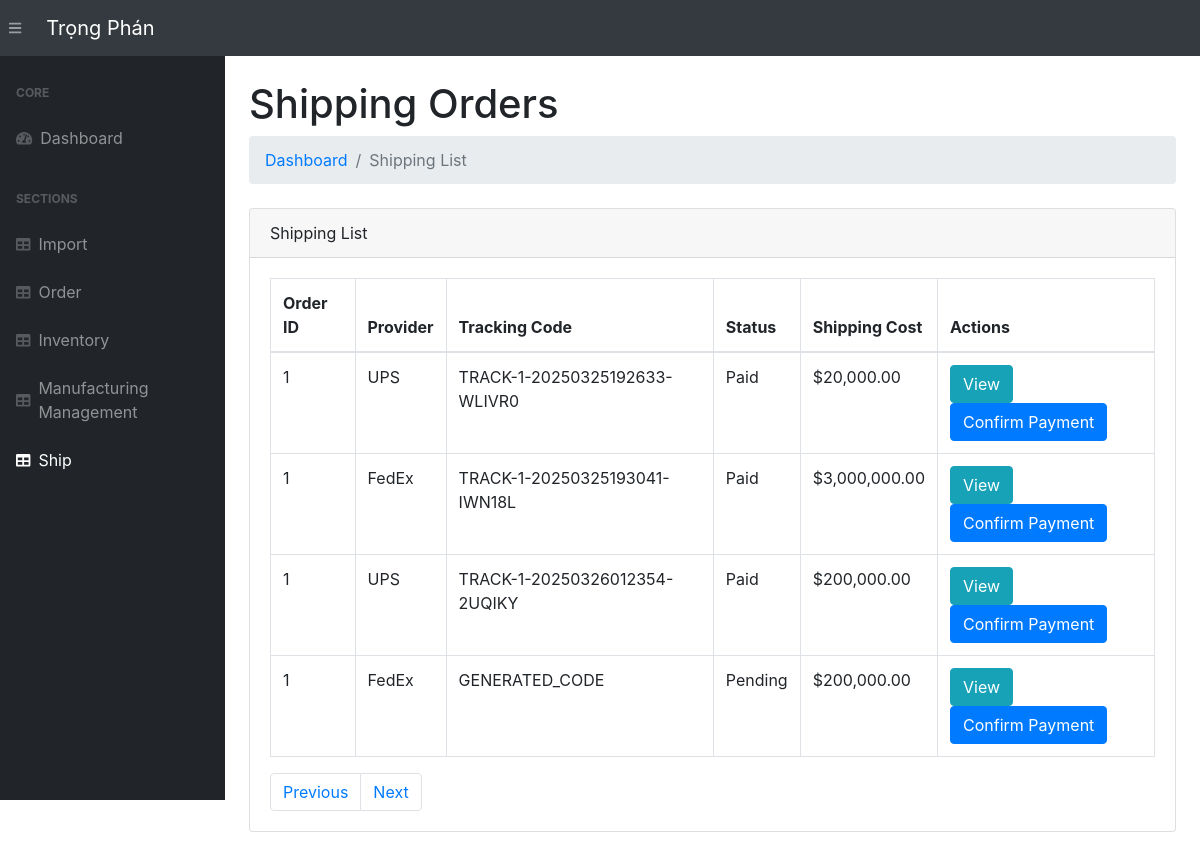
The app's page /shipping-list/, older data.
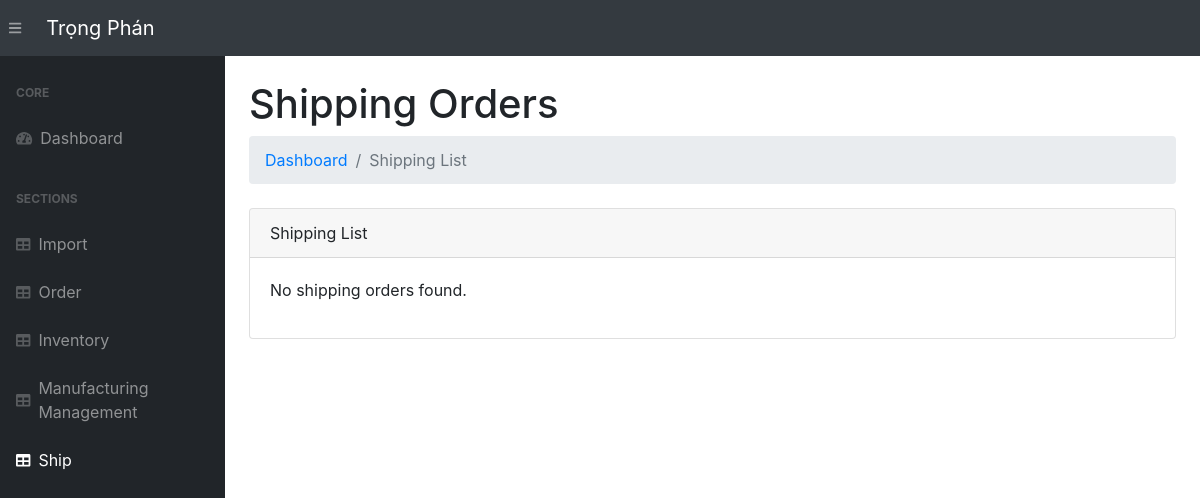
The same page, newer data.
### app.py (models this page shows, shortened)
class Shipping(db.Model):
    __tablename__ = 'shipping'
    shipping_id = db.Column(db.Integer, primary_key=True)
    order_id = db.Column(db.Integer, db.ForeignKey('orders.order_id'))
    tracking_code = db.Column(db.String(255), unique=True)
    provider = db.Column(db.String(255), nullable=False)
    shipping_cost = db.Column(db.Numeric(10, 2), nullable=False)
    shipping_status = db.Column(db.String(50), default='Pending')  # Status: Pending, Shipped, Delivered
    shipment_time = db.Column(db.DateTime, default=vietnam_now)
    order = db.relationship('Order', backref='shipping_details')

### app.py (the view)
@app.route('/shipping-list/', methods=["GET"])
def shipping_list():
    page = request.args.get('page', 1, type=int)
    shippings = Shipping.query.paginate(page=page, per_page=10)
    return render_template('shipping-list.html', shippings=shippings)

### app.py (called while the page is built)
@app.template_filter('format_price')
def format_price(value):
    return "${:,.2f}".format(value)

### templates/shipping-list.html (shortened to what this page needs)
{% extends 'base.html' %}
{% block content %}
<main>
    <div class="container-fluid">
        <h1 class="mt-4">Shipping Orders</h1>
        <ol class="breadcrumb mb-4">
            <li class="breadcrumb-item"><a href="/">Dashboard</a></li>
            <li class="breadcrumb-item active">Shipping List</li>
        </ol>
        <div class="card mb-4">
            <div class="card-header">Shipping List</div>
            <div class="card-body">
                <div class="table-responsive">
                    {% if shippings.items %}
                        <table class="table table-bordered" id="dataTable" width="100%" cellspacing="0">
                            <thead>
                                <tr>
                                    <th>Order ID</th>
                                    <th>Provider</th>
                                    <th>Tracking Code</th>
                                    <th>Status</th>
                                    <th>Shipping Cost</th>
                                    <th>Actions</th>
                                </tr>
                            </thead>
                            <tbody>
                                {% for shipping in shippings.items %}
                                    <tr>
                                        <td>{{ shipping.order_id }}</td>
                                        <td>{{ shipping.provider }}</td>
                                        <td>{{ shipping.tracking_code }}</td>
                                        <td>{{ shipping.shipping_status }}</td>
                                        <td>{{ shipping.shipping_cost | format_price }}</td>
                                        <td>
                                            <a href="{{ url_for('view_shipping', shipping_id=shipping.shipping_id) }}" class="btn btn-info">View</a>
                                            <a href="{{ url_for('confirm_shipping_payment', shipping_id=shipping.shipping_id) }}" class="btn btn-primary">Confirm Payment</a>
                                        </td>
                                    </tr>
                                {% endfor %}
                            </tbody>
                        </table>
                        <div class="pagination">
                            <span class="page-item">
                                <a href="{{ url_for('shipping_list', page=shippings.prev_num) }}" class="page-link">Previous</a>
                            </span>
                            <span class="page-item">
                                <a href="{{ url_for('shipping_list', page=shippings.next_num) }}" class="page-link">Next</a>
                            </span>
                        </div>
                    {% else %}
                        <p>No shipping orders found.</p>
                    {% endif %}
                </div>
            </div>
        </div>
    </div>
</main>
{% endblock %}

Row changes from the older to the newer data that the page shows:
removed Shipping: order_id "1", provider "UPS", tracking_code "TRACK-1-20250325192633-WLIVR0", shipping_status "Paid", shipping_cost "$20,000.00"
removed Shipping: order_id "1", provider "FedEx", tracking_code "TRACK-1-20250325193041-IWN18L", shipping_status "Paid", shipping_cost "$3,000,000.00"
removed Shipping: order_id "1", provider "UPS", tracking_code "TRACK-1-20250326012354-2UQIKY", shipping_status "Paid", shipping_cost "$200,000.00"
removed Shipping: order_id "1", provider "FedEx", tracking_code "GENERATED_CODE", shipping_status "Pending", shipping_cost "$200,000.00"
Text that changed along with them:
text no longer shown: "Order ID Provider Tracking Code Status Shipping Cost Actions Previous Next"
text now shown: "No shipping orders found."
